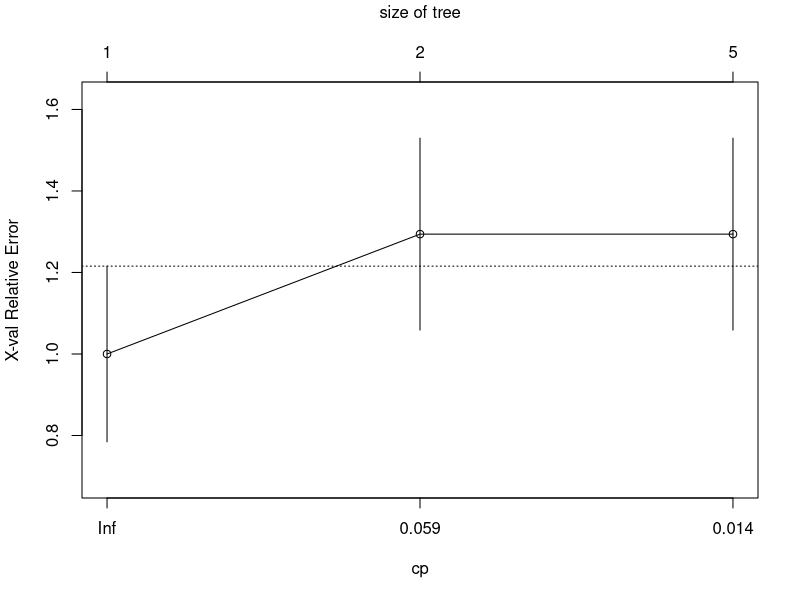
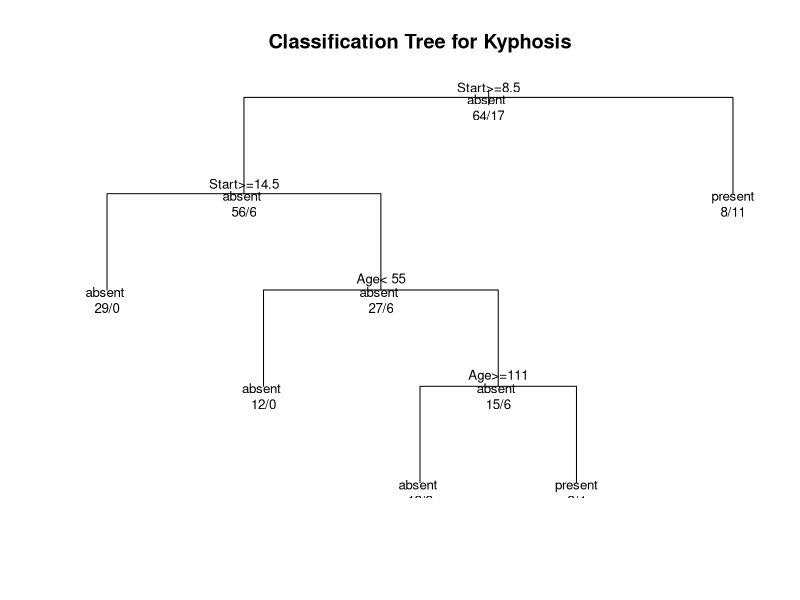

Write R code to recreate these figures, in order. (Note: this script raises an error after producing the figures.)
###### SOURCE: http://www.statmethods.net/advstats/cart.html
## A decision tree consists of 3 types of nodes:
## 1. Decision nodes - commonly represented by squares
## 2. Chance nodes - represented by circles
## 3. End nodes - represented by triangles


# Classification Tree with rpart
library(rpart)

# grow tree 
fit <- rpart(Kyphosis ~ Age + Number + Start,
             method="class", data=kyphosis)

printcp(fit) # display the results 
plotcp(fit) # visualize cross-validation results 
summary(fit) # detailed summary of splits

# plot tree 
plot(fit, uniform=TRUE, 
     main="Classification Tree for Kyphosis")
text(fit, use.n=TRUE, all=TRUE, cex=.8)

# create attractive postscript plot of tree 
post(fit, file = "c:/tree.ps", 
     title = "Classification Tree for Kyphosis")

# prune the tree 
pfit<- prune(fit, cp=   fit$cptable[which.min(fit$cptable[,"xerror"]),"CP"])

# plot the pruned tree 
plot(pfit, uniform=TRUE, 
     main="Pruned Classification Tree for Kyphosis")
text(pfit, use.n=TRUE, all=TRUE, cex=.8)
post(pfit, file = "c:/ptree.ps", 
     title = "Pruned Classification Tree for Kyphosis")

# Regression Tree Example
library(rpart)

# grow tree 
fit <- rpart(Mileage~Price + Country + Reliability + Type, 
             method="anova", data=cu.summary)

printcp(fit) # display the results 
plotcp(fit) # visualize cross-validation results 
summary(fit) # detailed summary of splits

# create additional plots 
par(mfrow=c(1,2)) # two plots on one page 
rsq.rpart(fit) # visualize cross-validation results  	

# plot tree 
plot(fit, uniform=TRUE, 
     main="Regression Tree for Mileage ")
text(fit, use.n=TRUE, all=TRUE, cex=.8)

# create attractive postcript plot of tree 
post(fit, file = "c:/tree2.ps", 
     title = "Regression Tree for Mileage ")

# prune the tree 
pfit<- prune(fit, cp=0.01160389) # from cptable   

# plot the pruned tree 
plot(pfit, uniform=TRUE, 
     main="Pruned Regression Tree for Mileage")
text(pfit, use.n=TRUE, all=TRUE, cex=.8)
post(pfit, file = "c:/ptree2.ps", 
     title = "Pruned Regression Tree for Mileage")

# Conditional Inference Tree for Kyphosis
library(party)
fit <- ctree(Kyphosis ~ Age + Number + Start, 
             data=kyphosis)
plot(fit, main="Conditional Inference Tree for Kyphosis")

# Conditional Inference Tree for Mileage
library(party)
fit2 <- ctree(Mileage~Price + Country + Reliability + Type, 
              data=na.omit(cu.summary))

# Random Forest prediction of Kyphosis data
library(randomForest)
fit <- randomForest(Kyphosis ~ Age + Number + Start,   data=kyphosis)
print(fit) # view results 
importance(fit) # importance of each predictor
